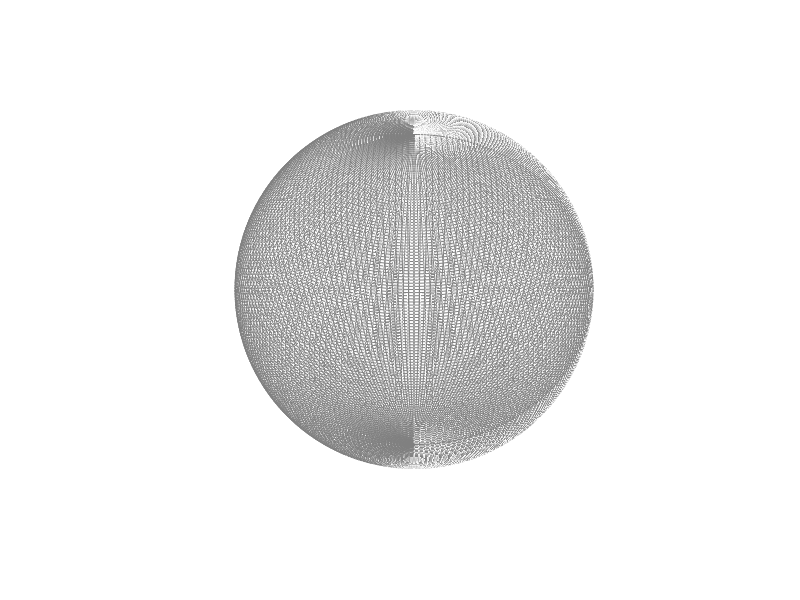

The MATLAB script that drew this image: (Note: this script raises an error after producing the figure.)
function orbit_handle = Earth31D

%% Textured 3D Earth example
%
% Ryan Gray
% 8 Sep 2004
% Revised 9 March 2006, 31 Jan 2006, 16 Oct 2013
% Downloaded from Mathworks File share &
% modified here and there by Karl H Siebold 30 June 2016


foundFig = findobj('Tag','Earth_IJK');
if isempty(foundFig)    
    
    space_color = 'k';
    fig_h = figure('Color', space_color,'Tag','Earth_IJK');
    set(fig_h,'Position',[720 120 640 520],'Name','Earth IJK')
    IJK_frame = gca;
    set(IJK_frame,'Tag','IJK_axis')
        
%% Options

    npanels = 180;   % Number of globe panels around the equator deg/panel = 360/npanels
    alpha   = 1; % globe transparency level, 1 = opaque, through 0 = invisible

    GMST0 = 0.0;   % Set up a rotatable globe at J2000.0

    % Earth texture image
    % Anything imread() will handle, but needs to be a 2:1 unprojected globe
    % image.

    image_file = '1024px-Land_ocean_ice_2048.jpg';

    % Mean spherical earth

    erad    = 6371008.7714; % equatorial radius (meters)
    prad    = 6371008.7714; % polar radius (meters)
    erot    = 7.2921158553e-5; % earth rotation rate (radians/sec)

    % Turn off the normal axes

    set(gca, 'NextPlot','add', 'Visible','off');

    axis equal;
    axis auto;
    axis vis3d;

    % Set initial view

    view(0,30);

    %% Create wireframe globe

    % Create a 3D meshgrid of the sphere points using the ellipsoid function

    [x, y, z] = ellipsoid(0, 0, 0, erad, erad, prad, npanels);

    globe = surf(x, y, -z, 'FaceColor', 'none', 'EdgeColor', 0.5*[1 1 1]);

    if ~isempty(GMST0)
        hgx = hgtransform('Tag','NorthPole');
        set(hgx,'Matrix', makehgtform('zrotate',GMST0));
        set(globe,'Parent',hgx);
    end

    %% Texturemap the globe

    % Load Earth image for texture map

    cdata = imread(image_file);

    % Set image as color data (cdata) property, and set face color to indicate
    % a texturemap, which Matlab expects to be in cdata. Turn off the mesh edges.

    set(globe, 'FaceColor', 'texturemap', 'CData', cdata, 'FaceAlpha', alpha, 'EdgeColor', 'none');

    axis auto;
end

orbit_handle = findobj('Tag','EarthOrbit');
if isempty(orbit_handle)
        orbit_handle = animatedline('LineStyle','none','Marker','.','Color','red','Tag','EarthOrbit','MaximumNumPoints',100000);
end

end